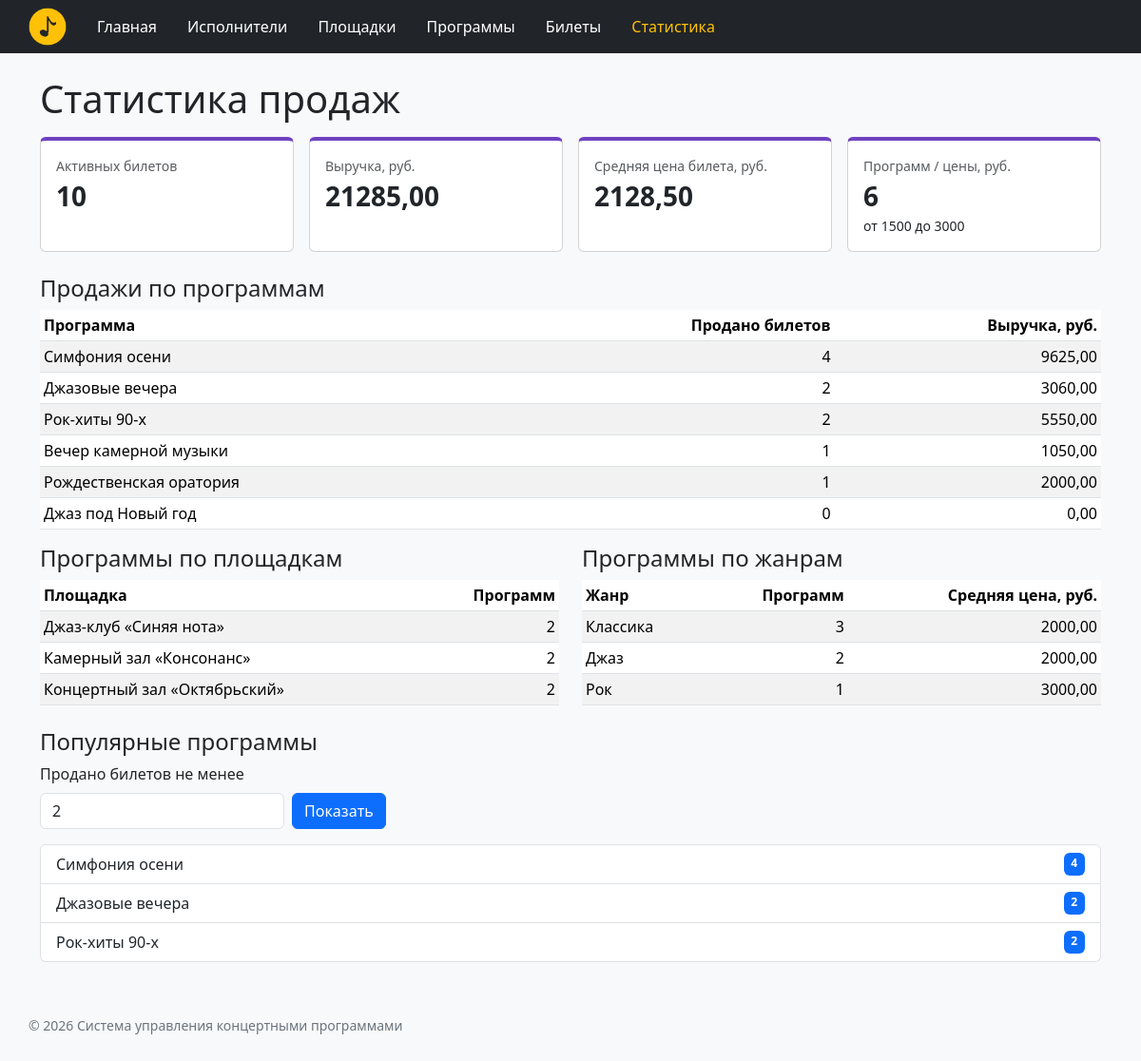
The app's page /tickets/statistics/ with its own data.
### tickets/views.py (the view, shortened to what this page needs)
# urls.py: path("statistics/", views.statistics, name="statistics"),
def statistics(request):
    error = None
    min_sold = DEFAULT_MIN_SOLD
    min_sold_value = request.GET.get("min_sold", "").strip()
    context = {
        "sales": fetch_one(SALES_SUMMARY_SQL),
        "prices": fetch_one(PRICE_SUMMARY_SQL),
        "by_program": fetch_all(SALES_BY_PROGRAM_SQL),
        "by_venue": fetch_all(PROGRAMS_BY_VENUE_SQL),
        "by_genre": fetch_all(PROGRAMS_BY_GENRE_SQL),
        "popular": fetch_all(POPULAR_PROGRAMS_SQL, [min_sold]),
        "min_sold": min_sold,
        "error": error,
    }
    return render(request, "tickets/statistics.html", context)

### db/database.py (called while the page is built)
def get_connection():
    conn = sqlite3.connect(DB_PATH)
    conn.row_factory = sqlite3.Row
    conn.execute("PRAGMA foreign_keys = ON")
    return conn

def fetch_all(sql, params=()):
    conn = get_connection()
    try:
        return conn.execute(sql, params).fetchall()
    finally:
        conn.close()

def fetch_one(sql, params=()):
    conn = get_connection()
    try:
        return conn.execute(sql, params).fetchone()
    finally:
        conn.close()

### tickets/templates/tickets/statistics.html (shortened to what this page needs)
{% extends "base.html" %}
{% block content %}
    <h1>Статистика продаж</h1>
    <div class="row g-3 mb-4">
        <div class="col-sm-6 col-lg-3">
            <div class="card stat-card h-100">
                <div class="card-body">
                    <div class="text-muted small">Активных билетов</div>
                    <div class="stat-value">{{ sales.tickets_sold }}</div>
                </div>
            </div>
        </div>
        <div class="col-sm-6 col-lg-3">
            <div class="card stat-card h-100">
                <div class="card-body">
                    <div class="text-muted small">Выручка, руб.</div>
                    <div class="stat-value">
                        {{ sales.revenue|default:0|floatformat:2 }}
                    </div>
                </div>
            </div>
        </div>
        <div class="col-sm-6 col-lg-3">
            <div class="card stat-card h-100">
                <div class="card-body">
                    <div class="text-muted small">Средняя цена билета, руб.</div>
                    <div class="stat-value">
                        {{ sales.average_price|default:0|floatformat:2 }}
                    </div>
                </div>
            </div>
        </div>
        <div class="col-sm-6 col-lg-3">
            <div class="card stat-card h-100">
                <div class="card-body">
                    <div class="text-muted small">Программ / цены, руб.</div>
                    <div class="stat-value">{{ prices.programs_count }}</div>
                    <div class="small">
                        от {{ prices.min_price|default:0|floatformat:0 }}
                        до {{ prices.max_price|default:0|floatformat:0 }}
                    </div>
                </div>
            </div>
        </div>
    </div>
    <h2 class="h4">Продажи по программам</h2>
    <table class="table table-sm table-striped stats-table">
        <thead>
            <tr>
                <th>Программа</th>
                <th class="text-end">Продано билетов</th>
                <th class="text-end">Выручка, руб.</th>
            </tr>
        </thead>
        <tbody>
            {% for row in by_program %}
                <tr>
                    <td>{{ row.title }}</td>
                    <td class="text-end">{{ row.tickets_sold }}</td>
                    <td class="text-end">{{ row.revenue|floatformat:2 }}</td>
                </tr>
            {% empty %}
                <tr><td colspan="3" class="empty-message">Данные отсутствуют.</td></tr>
            {% endfor %}
        </tbody>
    </table>
    <div class="row g-4">
        <div class="col-lg-6">
            <h2 class="h4">Программы по площадкам</h2>
            <table class="table table-sm table-striped stats-table">
                <thead>
                    <tr>
                        <th>Площадка</th>
                        <th class="text-end">Программ</th>
                    </tr>
                </thead>
                <tbody>
                    {% for row in by_venue %}
                        <tr>
                            <td>{{ row.name }}</td>
                            <td class="text-end">{{ row.programs_count }}</td>
                        </tr>
                    {% empty %}
                        <tr><td colspan="2" class="empty-message">Данные отсутствуют.</td></tr>
                    {% endfor %}
                </tbody>
            </table>
        </div>
        <div class="col-lg-6">
            <h2 class="h4">Программы по жанрам</h2>
            <table class="table table-sm table-striped stats-table">
                <thead>
                    <tr>
                        <th>Жанр</th>
                        <th class="text-end">Программ</th>
                        <th class="text-end">Средняя цена, руб.</th>
                    </tr>
                </thead>
                <tbody>
                    {% for row in by_genre %}
                        <tr>
                            <td>{{ row.genre|capfirst }}</td>
                            <td class="text-end">{{ row.programs_count }}</td>
                            <td class="text-end">{{ row.average_price|floatformat:2 }}</td>
                        </tr>
                    {% empty %}
                        <tr><td colspan="3" class="empty-message">Данные отсутствуют.</td></tr>
                    {% endfor %}
                </tbody>
            </table>
        </div>
    </div>
    <h2 class="h4 mt-2">Популярные программы</h2>
    <form method="get" class="row g-2 align-items-end mb-3">
        <div class="col-auto">
            <label for="min_sold" class="form-label">Продано билетов не менее</label>
            <input
                type="number"
                id="min_sold"
                name="min_sold"
                min="1"
                value="{{ min_sold }}"
                class="form-control"
            >
        </div>
        <div class="col-auto">
            <button type="submit" class="btn btn-primary">Показать</button>
        </div>
    </form>
    <ul class="list-group">
        {% for row in popular %}
            <li class="list-group-item d-flex justify-content-between">
                <span>{{ row.title }}</span>
                <span class="badge bg-primary">{{ row.tickets_sold }}</span>
            </li>
        {% empty %}
            <li class="list-group-item empty-message">
                Нет программ, на которые продано не менее {{ min_sold }} билетов.
            </li>
        {% endfor %}
    </ul>
{% endblock %}

### templates/base.html (shortened to what this page needs)
{% load static %}
<!DOCTYPE html>
<html lang="ru">
<head>
    <link
        rel="stylesheet"
        href="https://cdn.jsdelivr.net/npm/bootstrap@5.3.3/dist/css/bootstrap.min.css"
    >
    <link rel="stylesheet" href="{% static 'homepage/css/style.css' %}">
</head>
<body>
    {% include "includes/navigation.html" %}
    <main class="container">
        {% block content %}
        {% endblock %}
    </main>
    <footer class="container site-footer">
        <p>
            © <span id="current-year"></span>
            Система управления концертными программами
        </p>
    </footer>
</body>
</html>

### templates/includes/navigation.html
{% load static %}
<header class="site-header mb-4">
    <nav class="nav container align-items-center py-2">
        <a href="{% url 'homepage:index' %}" class="me-3">
            <img
                src="{% static 'homepage/img/logo.png' %}"
                alt="Концертные программы"
                class="site-logo"
            >
        </a>
        <a class="nav-link" href="{% url 'homepage:index' %}">Главная</a>
        <a class="nav-link" href="{% url 'artists:list' %}">Исполнители</a>
        <a class="nav-link" href="{% url 'venues:list' %}">Площадки</a>
        <a class="nav-link" href="{% url 'programs:list' %}">Программы</a>
        <a class="nav-link" href="{% url 'tickets:list' %}">Билеты</a>
        <a class="nav-link" href="{% url 'tickets:statistics' %}">Статистика</a>
    </nav>
</header>

### homepage/static/homepage/css/style.css (style rules this page uses)
body { min-height: 100vh; background-color: #f8f9fa; }
h1 { margin-bottom: 1rem; }
.site-header { background-color: #212529; }
.site-header .nav-link { color: #ffffff; }
.site-header .nav-link:hover, .site-header .nav-link.active { color: #ffc107; }
.site-logo { width: 40px; height: 40px; }
.site-footer { margin-top: 2rem; padding: 1.5rem 0; color: #6c757d; font-size: 0.875rem; }
.stat-card { border-top: 4px solid #6f42c1; }
.stat-value { font-size: 1.75rem; font-weight: 600; }
.stats-table td, .stats-table th { vertical-align: middle; }

### records on screen
programs: title "Симфония осени", tickets_sold "4", revenue "9625,00"
programs: title "Джазовые вечера", tickets_sold "2", revenue "3060,00"
programs: title "Рок-хиты 90-х", tickets_sold "2", revenue "5550,00", genre "Рок", programs_count "1", average_price "3000,00"
programs: title "Вечер камерной музыки", tickets_sold "1", revenue "1050,00"
programs: title "Рождественская оратория", tickets_sold "1", revenue "2000,00"
programs: title "Джаз под Новый год", tickets_sold "0", revenue "0,00"
venues: name "Джаз-клуб «Синяя нота»", programs_count "2"
venues: name "Камерный зал «Консонанс»", programs_count "2"
venues: name "Концертный зал «Октябрьский»", programs_count "2"

### other values on screen
{{ sales.tickets_sold }} "10"
{{ sales.revenue|default:0|floatformat:2 }} "21285,00"
{{ sales.average_price|default:0|floatformat:2 }} "2128,50"
{{ prices.programs_count }} "6"
{{ prices.min_price|default:0|floatformat:0 }} "1500"
{{ prices.max_price|default:0|floatformat:0 }} "3000"
{{ row.genre|capfirst }} "Классика" "Джаз"
{{ row.programs_count }} "3" "2"
{{ row.average_price|floatformat:2 }} "2000,00" "2000,00"
